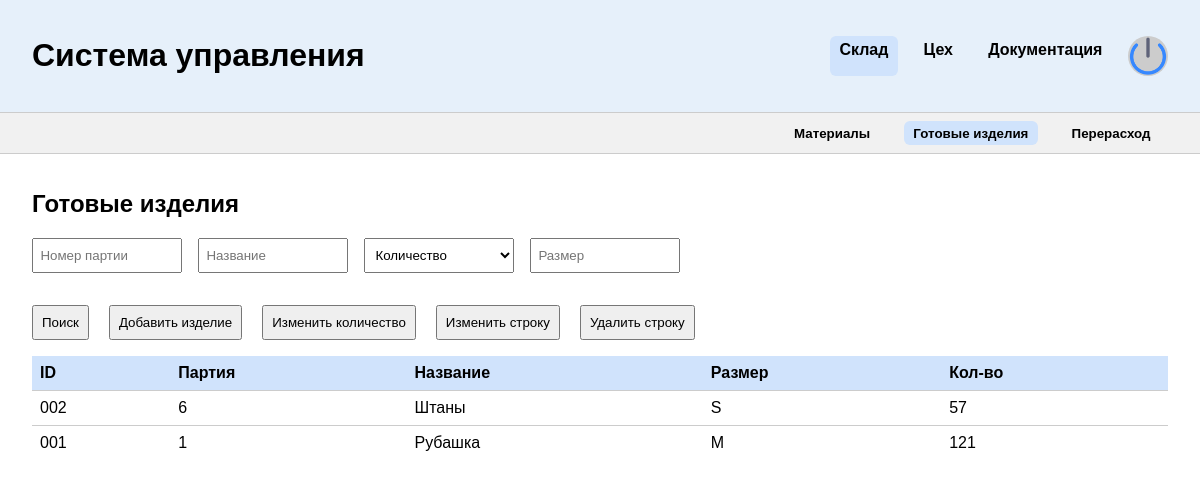
Page /warehouse/products/ (signed in) on the committed database.
### main/models.py (models this page shows, shortened)
class FinishedProducts(models.Model):
    batch = models.ForeignKey(Batch, on_delete=models.CASCADE)
    product_name = models.CharField(max_length=100, verbose_name="Название изделия")
    size = models.CharField(max_length=10, verbose_name="Размер изделия")
    quantity_product = models.IntegerField(verbose_name="Количество изделий в партии")
    class Meta:
        verbose_name = "Готовая продукция"
        verbose_name_plural = "Готовая продукция"

### main/views/products.py (the view)
# urls.py: path("warehouse/products/", FinishedProductsPage.as_view()),
class FinishedProductsPage(BaseView, TemplateView):
    template_name = "main/products.html"
    enable_roles = [UserRole.WarehouseManager, UserRole.Cutter]
    def get_context_data(self, **kwargs):
        context = super().get_context_data(**kwargs)
        context["products"] = FinishedProductsSerializer(Products.objects.order_by("-id"), many=True).data
        context["batches"] = Batch.objects.order_by("-id")
        return context

### main/models.py (called while the page is built)
    def __str__(self):
        return f"Партия: {self.id}"

    def __str__(self):
        return f"{self.fullname} - {self.role}"

### main/serializers.py (called while the page is built)
    def get_id(self, obj):
        return str(obj.id).zfill(3)

### main/views/base.py (called while the page is built)
    def dispatch(self, request: HttpRequest, *args, **kwargs):
        user = request.user
        if not user.is_authenticated:
            return HttpResponseRedirect('/')
        print(user.login)
        print(user.__dict__)
        if user.role == UserRole.GeneralManager or user.role == UserRole.ProductionManager:
            return super().dispatch(request, *args, **kwargs)
        if user.role not in self.get_enable_roles():
            return render(request, "main/protect.html")
        return super().dispatch(request, *args, **kwargs)

### main/templates/main/products.html (shortened to what this page needs)
{% extends "main/base.html" %}
{% load static %}
{% block content %}
  <header>
    <h1>Система управления</h1>
    <div class="menu">
      <a href="/warehouse/materials/" class="active">Склад</a>
      <a href="/ceh/workers/">Цех</a>
      <a href="/docs/">Документация</a>
      <div class="avatar"><img src="{% static 'main/shutdown.png' %}" /></div>
    </div>
  </header>
  <div class="submenu" id="submenu-sklad">
    <button data-target="materials"><a href="/warehouse/materials/">Материалы</a></button>
    <button data-target="products" class="active"><a href="/warehouse/products/">Готовые изделия</a></button>
    <button data-target="overuse"><a href="/warehouse/overuse/">Перерасход</a></button>
  </div>
  <section id="sklad">
    <div class="table-section" id="products">
      <h2>Готовые изделия</h2>
      <div class="filters">
        <input type="text" id="filter-batch" placeholder="Номер партии">
        <input type="text" id="filter-name" placeholder="Название">
        <select id="sort-products-qty">
          <option value="">Количество</option>
        </select>
        <input type="text" id="filter-size" placeholder="Размер">
      </div>
      <div class="product-actions">
        <button onclick="filterProducts()">Поиск</button>
        <button onclick="document.getElementById('dialog-add-product').showModal()">Добавить изделие</button>
        <button onclick="document.getElementById('dialog-edit-qty-entry').showModal()">Изменить количество</button>
        <button onclick="document.getElementById('dialog-edit-row-id').showModal()">Изменить строку</button>
        <button onclick="document.getElementById('dialog-delete-row-id').showModal()">Удалить строку</button>
      </div>
      <table>
        <thead>
          <tr><th>ID</th><th>Партия</th><th>Название</th><th>Размер</th><th>Кол-во</th></tr>
        </thead>
        <tbody id="products-table-body">
          {% for p in products %}
          <tr><td>{{ p.id }}</td><td>{{p.batch}}</td><td>{{ p.product_name }}</td><td>{{ p.size }}</td><td>{{ p.quantity_product }}</td></tr>
          {% endfor %}
        </tbody>
      </table>
    </div>
  </section>
{% endblock %}

### main/templates/main/base.html (style rules this page uses)
.filters, .search, .table-section input, .table-section .filters { margin-bottom: 1rem; display: flex; gap: 0.5rem; flex-wrap: wrap; }
.filters input, .filters select { flex: 1 1 150px; max-width: 150px; height: 35px; padding: 0.4rem; box-sizing: border-box; }
.filters { width: 100%; }
body { margin: 0; font-family: sans-serif; background-color: white; color: black; }
header { display: flex; justify-content: space-between; align-items: center; padding: 1rem 2rem; background-color: #e6f0fa; border-bottom: 1px solid #ccc; }
.menu { display: flex; gap: 1rem; }
.menu a { text-decoration: none; color: black; font-weight: bold; padding: 0.3rem 0.6rem; border-radius: 6px; }
.menu a.active { background-color: #d0e3fc; }
.avatar { width: 40px; height: 40px; background-color: #ccc; border-radius: 50%; }
.submenu { display: flex; justify-content: flex-end; padding: 0.5rem 2rem; background-color: #f1f1f1; border-bottom: 1px solid #ccc; gap: 1rem; }
.submenu button { background-color: transparent; border: none; font-weight: bold; cursor: pointer; padding: 0.3rem 0.6rem; border-radius: 6px; }
.submenu button a { text-decoration: none; color: black }
.submenu button.active { background-color: #d0e3fc; }
main, section { padding: 1rem 2rem; }
table { width: 100%; border-collapse: collapse; margin-bottom: 2rem; }
th { background-color: #d0e3fc; padding: 0.5rem; text-align: left; }
td { padding: 0.5rem; border-top: 1px solid #ccc; }
input, select, button { padding: 0.5rem; margin-right: 0.5rem; }
.material-actions, .product-actions { display: flex; gap: 0.75rem; margin: 1rem 0; }
.avatar img { width: 100%; cursor: pointer; }

### rows in the picture
FinishedProducts: id "002", batch "6", product_name "Штаны", size "S", quantity_product "57"
FinishedProducts: id "001", batch "1", product_name "Рубашка", size "M", quantity_product "121"
